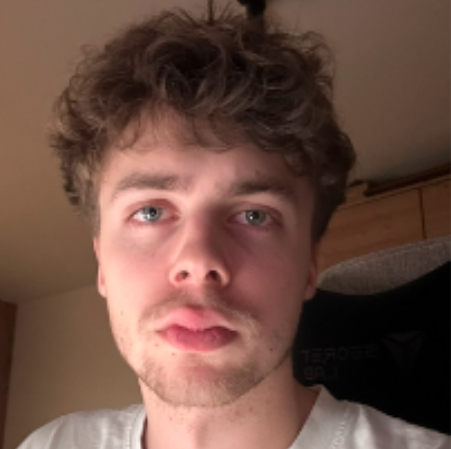
#> input picture assets/model.png, 451 x 449 px
$ jupyter execute --allow-errors iqa-research.ipynb   (older library calls are emulated)
#> lines starting #> are read from the running program, lines starting #| are printed output that depends on the picture
[cell 1]
import cv2
import numpy as np
import albumentations as A
import matplotlib.pyplot as plt


def hist_image(img, ax: plt.Axes, title=''):
  ax.hist(img.ravel(), bins=256, range=(0, 256), fc='k', ec='k')

def laplacian_variance(img):
  # The bigger the variance, the more in-focus the image is
  return np.round(cv2.Laplacian(img, cv2.CV_64F).var())

def get_metrics(img):
  return f"blur: {laplacian_variance(img)}, mean: {np.mean(img).round()}, std: {np.std(img).round()}"

[cell 2]
im = cv2.imread("../assets/model.png", 0) # read as gray scale
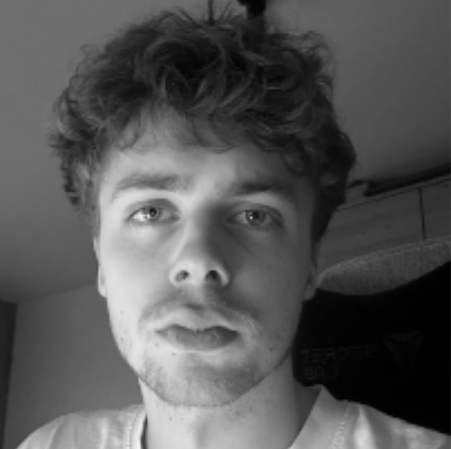
#> im: shape (449, 451); min 0, max 246, mean 86.1
im2 = cv2.imread("../assets/model2.png", 0) # read as gray scale
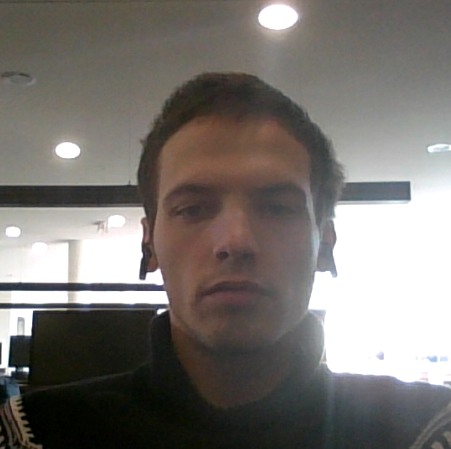
#> input picture assets/model2.png, 451 x 449 px
#> im2: shape (449, 451); min 0, max 255, mean 116.4

blurred_im = cv2.GaussianBlur(im, (17, 17), 0)

_, axs = plt.subplots(2, 2, figsize=(10, 10))

print()
axs[0,0].imshow(im, cmap='gray')
axs[0,0].set_title(get_metrics(im))
hist_image(im, axs[0,1])
axs[0,1].set_title("Histogram")

axs[1,0].imshow(im2, cmap='gray')
axs[1,0].set_title(get_metrics(im2))
hist_image(im2, axs[1,1])
axs[1,1].set_title("Histogram")

plt.show()
#> figure, not shown here; panel 2: tallest bar 5604 high, from x = 1 to 2; panel 4: tallest bar 28128 high, from x = 255 to 256

## Augmenting data

Control light with gamma correction

[cell 3]
gamma_factor = 1.8
img_dark_gamma = 255 * (im / 255) ** gamma_factor
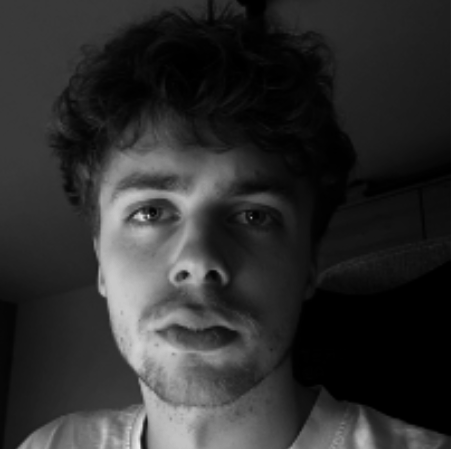
#> img_dark_gamma: shape (449, 451) float64; min 0, max 239, mean 46.5
_, axs = plt.subplots(2, 2, figsize=(10, 10))

axs[0,0].imshow(img_dark_gamma, cmap='gray')
axs[0,0].set_title(f"Gamma: {gamma_factor}: "+get_metrics(img_dark_gamma))
axs[0,0].set_xticks([])
hist_image(img_dark_gamma, axs[0,1])
axs[0,1].set_title("Histogram")

gamma_factor = 0.5
img_light_gamma = 255 * (im / 255) ** gamma_factor
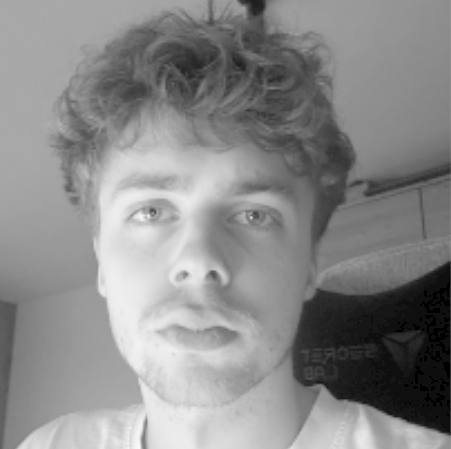
#> img_light_gamma: shape (449, 451) float64; min 0, max 250.5, mean 138.2

axs[1,0].imshow(img_light_gamma, cmap='gray')
axs[1,0].set_title(f"Gamma: {gamma_factor}: "+get_metrics(img_light_gamma))
axs[1,0].set_xticks([])
hist_image(img_light_gamma, axs[1,1])
#> figure, not shown here; panel 2: tallest bar 18315 high, from x = 0 to 1; panel 4: tallest bar 7469 high, from x = 168 to 169

Control blur with GaussianBlur or AveragePooling

[cell 4]
blurred_im = cv2.GaussianBlur(im, (17, 17), 0)
import torch
#> (the rest of this cell did not finish here and is left out)

Saturation and contrast

[cell 5]
from PIL import Image, ImageEnhance
import matplotlib.pyplot as plt
pil_img = Image.fromarray(im)

factor = 15
oversaturated_img = np.array(ImageEnhance.Color(pil_img).enhance(factor))
factor = 2.0
overexposed_img = np.array(ImageEnhance.Brightness(pil_img).enhance(factor))
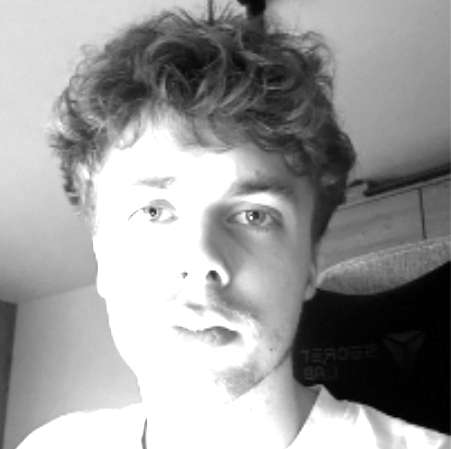
#> overexposed_img: shape (449, 451); min 0, max 255, mean 154.3
factor = 2.5
overcontrasted_img = np.array(ImageEnhance.Contrast(pil_img).enhance(factor))
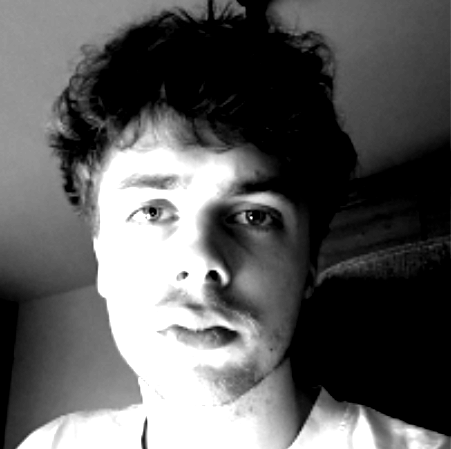
#> overcontrasted_img: shape (449, 451); min 0, max 255, mean 93.5

_, axs = plt.subplots(3,2, figsize=(10, 10))

axs[0,0].imshow(oversaturated_img, cmap='gray')
axs[0,0].set_title("color: " + get_metrics(im))
axs[0,0].set_xticks([])
hist_image(oversaturated_img, axs[0,1])

axs[1,0].imshow(overexposed_img, cmap='gray')
axs[1,0].set_title("brightness: "+get_metrics(im))
axs[1,0].set_xticks([])
hist_image(overexposed_img, axs[1,1])

axs[2,0].imshow(overcontrasted_img, cmap='gray')
axs[2,0].set_title("contrast: "+get_metrics(im))
axs[2,0].set_xticks([])
hist_image(overcontrasted_img, axs[2,1])
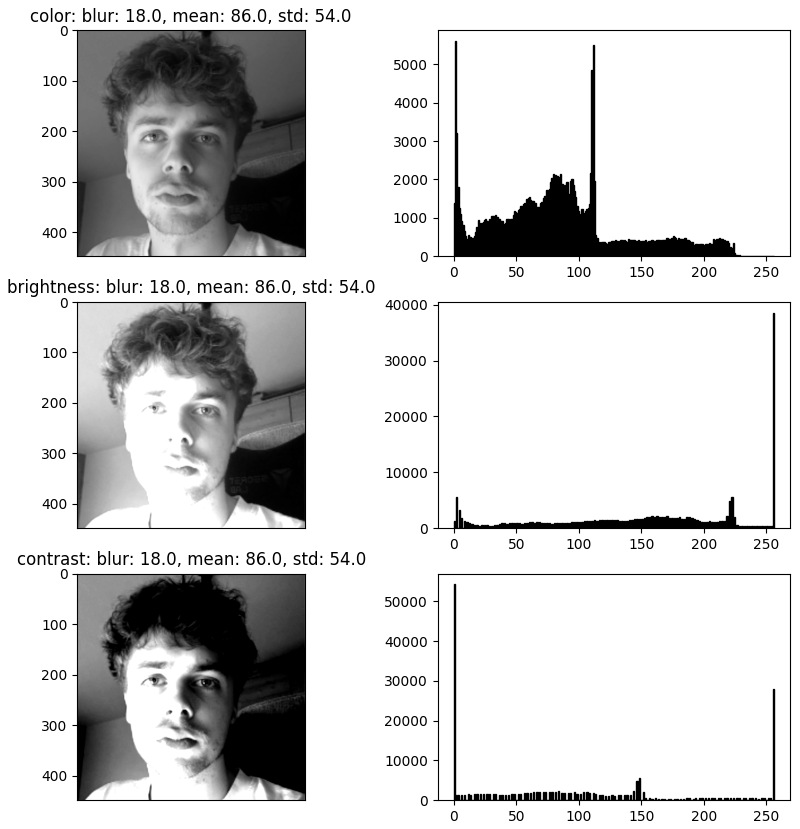
#> figure drawn by matplotlib, 6 panels; panel 2: tallest bar 5604 high, from x = 1 to 2; panel 4: tallest bar 38590 high, from x = 255 to 256; panel 6: tallest bar 54298 high, from x = 0 to 1
#> further down, im is the input picture: shape (449, 451, 3); mean B, G, R 67.4, 78.6, 109.5

#### Drafts:

[cell 6]
def correction(
        img,
        shadow_amount_percent, shadow_tone_percent, shadow_radius,
        highlight_amount_percent, highlight_tone_percent, highlight_radius,
        color_percent
):
    """
    Image Shadow / Highlight Correction. The same function as it in Photoshop / GIMP
    :param img: input RGB image numpy array of shape (height, width, 3)
    :param shadow_amount_percent [0.0 ~ 1.0]: Controls (separately for the highlight and shadow values in the image) how much of a correction to make.
    :param shadow_tone_percent [0.0 ~ 1.0]: Controls the range of tones in the shadows or highlights that are modified.
    :param shadow_radius [>0]: Controls the size of the local neighborhood around each pixel
    :param highlight_amount_percent [0.0 ~ 1.0]: Controls (separately for the highlight and shadow values in the image) how much of a correction to make.
    :param highlight_tone_percent [0.0 ~ 1.0]: Controls the range of tones in the shadows or highlights that are modified.
    :param highlight_radius [>0]: Controls the size of the local neighborhood around each pixel
    :param color_percent [-1.0 ~ 1.0]:
    :return:
    """
#> called with shadow_amount_percent = 1, shadow_tone_percent = 1, shadow_radius = 1, highlight_amount_percent = 0, highlight_tone_percent = 1, highlight_radius = 1, color_percent = 1
    shadow_tone = shadow_tone_percent * 255
    highlight_tone = 255 - highlight_tone_percent * 255

    shadow_gain = 1 + shadow_amount_percent * 6
    highlight_gain = 1 + highlight_amount_percent * 6

    # extract RGB channel
    height, width = img.shape[:2]
#> height = 449; width = 451
    img = img.astype(np.float32)
    img_R, img_G, img_B = img[..., 2].reshape(-1), img[..., 1].reshape(-1), img[..., 0].reshape(-1)

    # The entire correction process is carried out in YUV space,
    # adjust highlights/shadows in Y space, and adjust colors in UV space
    # convert to Y channel (grey intensity) and UV channel (color)
    img_Y = .3 * img_R + .59 * img_G + .11 * img_B
    img_U = -img_R * .168736 - img_G * .331264 + img_B * .5
    img_V = img_R * .5 - img_G * .418688 - img_B * .081312

    # extract shadow / highlight
    shadow_map = 255 - img_Y * 255 / shadow_tone
    shadow_map[np.where(img_Y >= shadow_tone)] = 0
    highlight_map = 255 - (255 - img_Y) * 255 / (255 - highlight_tone)
    highlight_map[np.where(img_Y <= highlight_tone)] = 0

    # // Gaussian blur on tone map, for smoother transition
    if shadow_amount_percent * shadow_radius > 0:
        # shadow_map = cv2.GaussianBlur(shadow_map.reshape(height, width), ksize=(shadow_radius, shadow_radius), sigmaX=0).reshape(-1)
        shadow_map = cv2.blur(shadow_map.reshape(height, width), ksize=(shadow_radius, shadow_radius)).reshape(-1)

    if highlight_amount_percent * highlight_radius > 0:
        # highlight_map = cv2.GaussianBlur(highlight_map.reshape(height, width), ksize=(highlight_radius, highlight_radius), sigmaX=0).reshape(-1)
        highlight_map = cv2.blur(highlight_map.reshape(height, width), ksize=(highlight_radius, highlight_radius)).reshape(-1)

    # Tone LUT
    t = np.arange(256)
    LUT_shadow = (1 - np.power(1 - t * (1 / 255), shadow_gain)) * 255
    LUT_shadow = np.maximum(0, np.minimum(255, np.int_(LUT_shadow + .5)))
    LUT_highlight = np.power(t * (1 / 255), highlight_gain) * 255
    LUT_highlight = np.maximum(0, np.minimum(255, np.int_(LUT_highlight + .5)))

    # adjust tone
    shadow_map = shadow_map * (1 / 255)
    highlight_map = highlight_map * (1 / 255)

    iH = (1 - shadow_map) * img_Y + shadow_map * LUT_shadow[np.int_(img_Y)]
    iH = (1 - highlight_map) * iH + highlight_map * LUT_highlight[np.int_(iH)]
    img_Y = iH

    # adjust color
    if color_percent != 0:
        # color LUT
        if color_percent > 0:
            LUT = (1 - np.sqrt(np.arange(32768)) * (1 / 128)) * color_percent + 1
        else:
            LUT = np.sqrt(np.arange(32768)) * (1 / 128) * color_percent + 1

        # adjust color saturation adaptively according to highlights/shadows
        color_gain = LUT[np.int_(img_U ** 2 + img_V ** 2 + .5)]
        w = 1 - np.minimum(2 - (shadow_map + highlight_map), 1)
        img_U = w * img_U + (1 - w) * img_U * color_gain
        img_V = w * img_V + (1 - w) * img_V * color_gain

    # re convert to RGB channel
    output_R = np.int_(img_Y + 1.402 * img_V + .5)
    output_G = np.int_(img_Y - .34414 * img_U - .71414 * img_V + .5)
    output_B = np.int_(img_Y + 1.772 * img_U + .5)

    output = np.row_stack([output_B, output_G, output_R]).T.reshape(height, width, 3)
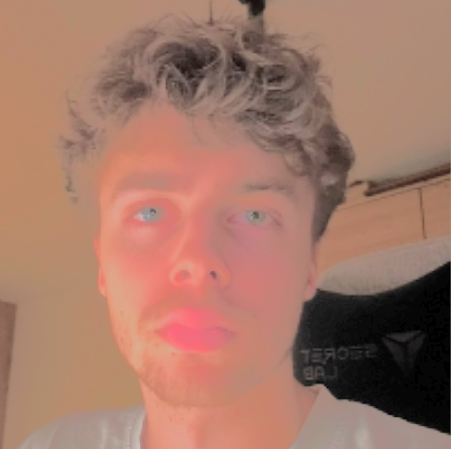
#> output: shape (449, 451, 3) int64; mean of channels 0, 1, 2 131, 151.4, 206.7; drawn with min black and max white
    output = np.minimum(output, 255).astype(np.uint8)
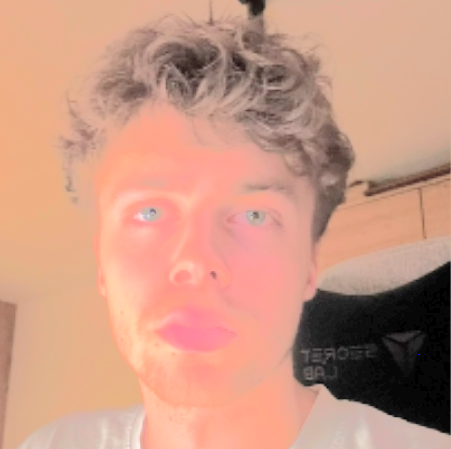
#> output: shape (449, 451, 3); mean of channels 0, 1, 2 131, 151.4, 202.3; drawn as B, G, R
    return output

im = cv2.imread("../assets/model.png", cv2.COLOR_RGB2BGR) # read as RGB
# im = im / 255
corrected = correction(im, 1, 1, 1, 0, 1, 1, 1)
_, axs = plt.subplots(1, 2, figsize=(10, 5))
axs[0].imshow(corrected, cmap='gray')
axs[0].set_title(get_metrics(corrected))

[cell 7]
from PIL import Image, ImageEnhance
import matplotlib.pyplot as plt
im = Image.open("../assets/model2.png")
#> im: PIL image 451x449 RGBA
factor = 3.5
enhanced_img = ImageEnhance.Color(im).enhance(factor)
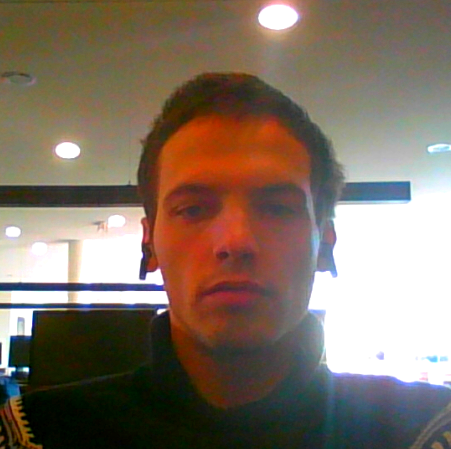
#> enhanced_img: PIL image 451x449 RGBA; mean R, G, B, A 128.8, 113.8, 100.2, 255
plt.imshow(enhanced_img)

# Albumentation!

### Define agumentations we want to use for our custom dataset

#> (a cell that did not finish here is left out)

### Apply augmentations and store results

[cell 9]
augmented_images = []
img = cv2.imread("../assets/model.png")
img = cv2.cvtColor(img, cv2.COLOR_BGR2RGB)

#> (the rest of this cell did not finish here and is left out)

### And display the final results

[cell 10]
fig, axes = plt.subplots(2, 4, figsize=(15, 9))
fig.suptitle("Original and Augmented Images", fontsize=16)
axes = axes.flatten()

for i, (name, aug_img) in enumerate(augmented_images):
    axes[i].imshow(aug_img)
    axes[i].set_title(name)
    axes[i].axis("off")

#> (the rest of this cell did not finish here and is left out)
